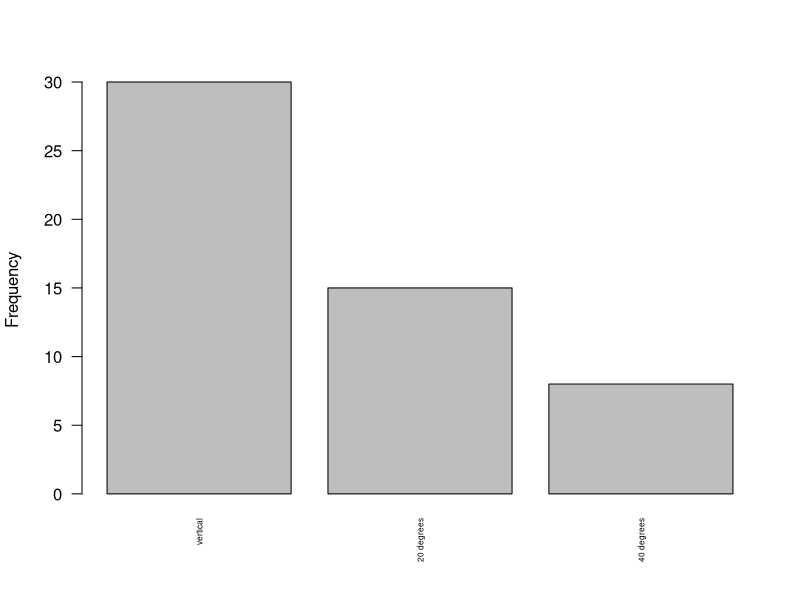

This chart was generated by the following R code: (Note: this script raises an error after producing the figure.)
#code for conducting hypothesis test on data. 
#Purpose: to find a relationship between the angle of windows 
#and the number of bird death

#remember to set your working directory to the "code" file 
#(Session --> Set working directory --> source file directory )

#read in files from raw data folder
birdData <- read.csv("../data/chap08q14BirdWindowCrash.csv")


#places data into a table
birdTable <- sort(table(birdData$angleDuringBirdCrash), decreasing = TRUE)

#organizes table by frequency
data.frame(Frequency = birdTable)

#exporting pdf to the results folder
pdf("../results/birdTableBarPlot.pdf")
barplot(birdTable, ylab = "Frequency", cex.names = 0.5, las = 2)
dev.off()

#chi-squared test
#save chi-squared test stats 
birdStat <- chisq.test(birdTable, y = NULL)
#outputs the stats into a txt file and saves in results folder
summaryStat <- capture.output(birdStat)
cat("results", summaryStat, file= "../results/summary.txt", 
    sep = "\n", append = FALSE)





